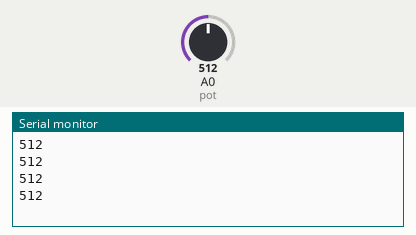
Simulated run of this sketch. Board: Arduino Uno, built with avr-gcc and run on an emulated ATmega328P. Parts: the last lines printed to the serial monitor. The inputs (shaded band) are chosen by the test bench; at power-on: A0 (pot) = 512.

Above: at 1.2 s.
1.3 s: A0 (pot) set to 716
At 1.71 s:
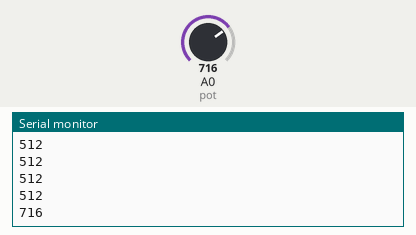
2.8 s: A0 (pot) set to 900
At 2.91 s:
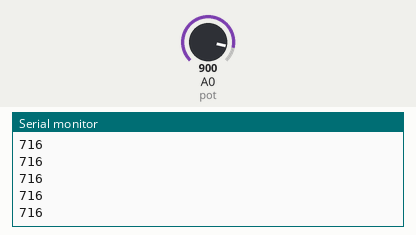
Timing chart, 0 to 5.8 s (numbered marks = the images above; inputs shaded):
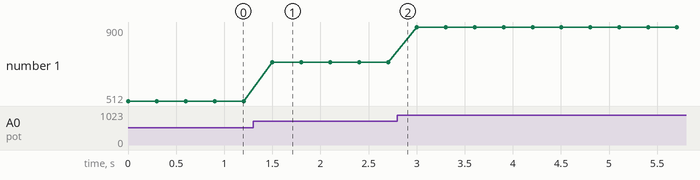

The sketch:

Potentiometer_with_Arduino.ino
```cpp
int pot = A0;
int x;
void setup(){
  Serial.begin(9600);
  pinMode(A0, INPUT);
}
void loop(){
  x = analogRead(pot);
  Serial.println(x);
  delay(300);
}
```

Measured:
- after the input at 1.3 s, the serial monitor: prints a new line after 0.20 s (image 1)
- plotted number 1: 512 → 716 after the input at 1.3 s, 716 → 900 after the input at 2.8 s
